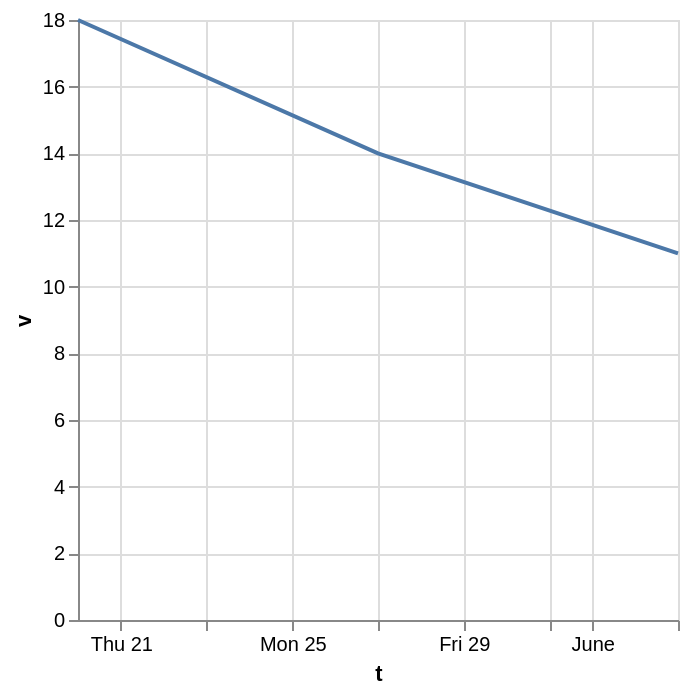

This figure's Vega-Lite source:
### Vega-Lite specification from a JSON file in a GitHub repository (floating-point values rounded to 4 significant figures)
{"$schema": "https://vega.github.io/schema/vega-lite/v6.json", "description": "`usermeta` carried through onto the compiled Vega, which is the one top-level property whose purpose is to survive compilation — a host writes what it needs into it and reads it back off the output. `name` is dropped on the way, which is upstream's behaviour and is pinned here beside it.", "name": "phq9-total", "usermeta": {"source": "measurement-results", "revision": 3, "locale": "nl-NL"}, "data": {"values": [{"t": "2026-05-20", "v": 18}, {"t": "2026-05-27", "v": 14}, {"t": "2026-06-03", "v": 11}]}, "mark": "line", "encoding": {"x": {"field": "t", "type": "temporal"}, "y": {"field": "v", "type": "quantitative"}}}
